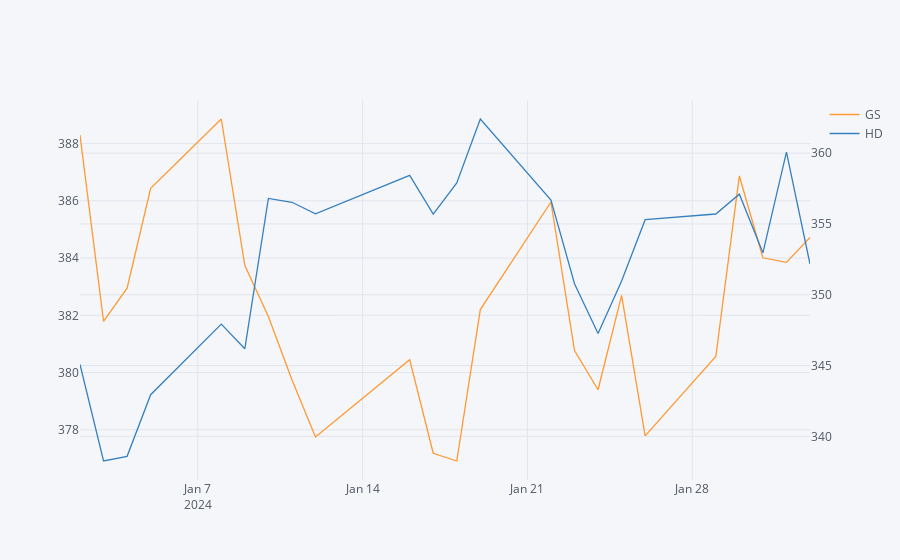

The notebook cell saved with this chart:
### Code cell
# Use secondary axis
df4[['GS','HD']].iplot(secondary_y='HD')

### Figure 1 — Plotly figure (JSON) as saved in the notebook; plotly's stock layout.template omitted (floating-point values rounded to 4 significant figures)
{"data": [{"line": {"color": "rgba(255, 153, 51, 1.0)", "dash": "solid", "shape": "linear", "width": 1.3}, "mode": "lines", "name": "GS", "text": "", "type": "scatter", "x": ["2024-01-02", "2024-01-03", "2024-01-04", "2024-01-05", "2024-01-08", "2024-01-09", "2024-01-10", "2024-01-11", "2024-01-12", "2024-01-16", "2024-01-17", "2024-01-18", "2024-01-19", "2024-01-22", "2024-01-23", "2024-01-24", "2024-01-25", "2024-01-26", "2024-01-29", "2024-01-30", "2024-01-31", "2024-02-01", "2024-02-02"], "y": [388.3, 381.8, 383.0, 386.4, 388.9, 383.7, 382.0, 379.8, 377.8, 380.5, 377.2, 376.9, 382.2, 386.0, 380.8, 379.4, 382.7, 377.8, 380.6, 386.9, 384.0, 383.9, 384.7]}, {"line": {"color": "rgba(55, 128, 191, 1.0)", "dash": "solid", "shape": "linear", "width": 1.3}, "mode": "lines", "name": "HD", "text": "", "type": "scatter", "x": ["2024-01-02", "2024-01-03", "2024-01-04", "2024-01-05", "2024-01-08", "2024-01-09", "2024-01-10", "2024-01-11", "2024-01-12", "2024-01-16", "2024-01-17", "2024-01-18", "2024-01-19", "2024-01-22", "2024-01-23", "2024-01-24", "2024-01-25", "2024-01-26", "2024-01-29", "2024-01-30", "2024-01-31", "2024-02-01", "2024-02-02"], "xaxis": "x", "y": [345.1, 338.3, 338.6, 342.9, 347.9, 346.2, 356.8, 356.5, 355.7, 358.4, 355.7, 357.9, 362.4, 356.7, 350.8, 347.3, 351.0, 355.3, 355.7, 357.1, 353.0, 360.1, 352.2], "yaxis": "y2"}], "layout": {"legend": {"bgcolor": "#F5F6F9", "font": {"color": "#4D5663"}}, "paper_bgcolor": "#F5F6F9", "plot_bgcolor": "#F5F6F9", "title": {"font": {"color": "#4D5663"}}, "xaxis": {"gridcolor": "#E1E5ED", "showgrid": true, "tickfont": {"color": "#4D5663"}, "title": {"font": {"color": "#4D5663"}, "text": ""}, "zerolinecolor": "#E1E5ED"}, "yaxis": {"gridcolor": "#E1E5ED", "showgrid": true, "tickfont": {"color": "#4D5663"}, "title": {"font": {"color": "#4D5663"}, "text": ""}, "zerolinecolor": "#E1E5ED"}, "yaxis2": {"anchor": "x", "gridcolor": "#E1E5ED", "overlaying": "y", "showgrid": true, "side": "right", "tickfont": {"color": "#4D5663"}, "title": {"text": ""}, "zerolinecolor": "#E1E5ED"}}}
